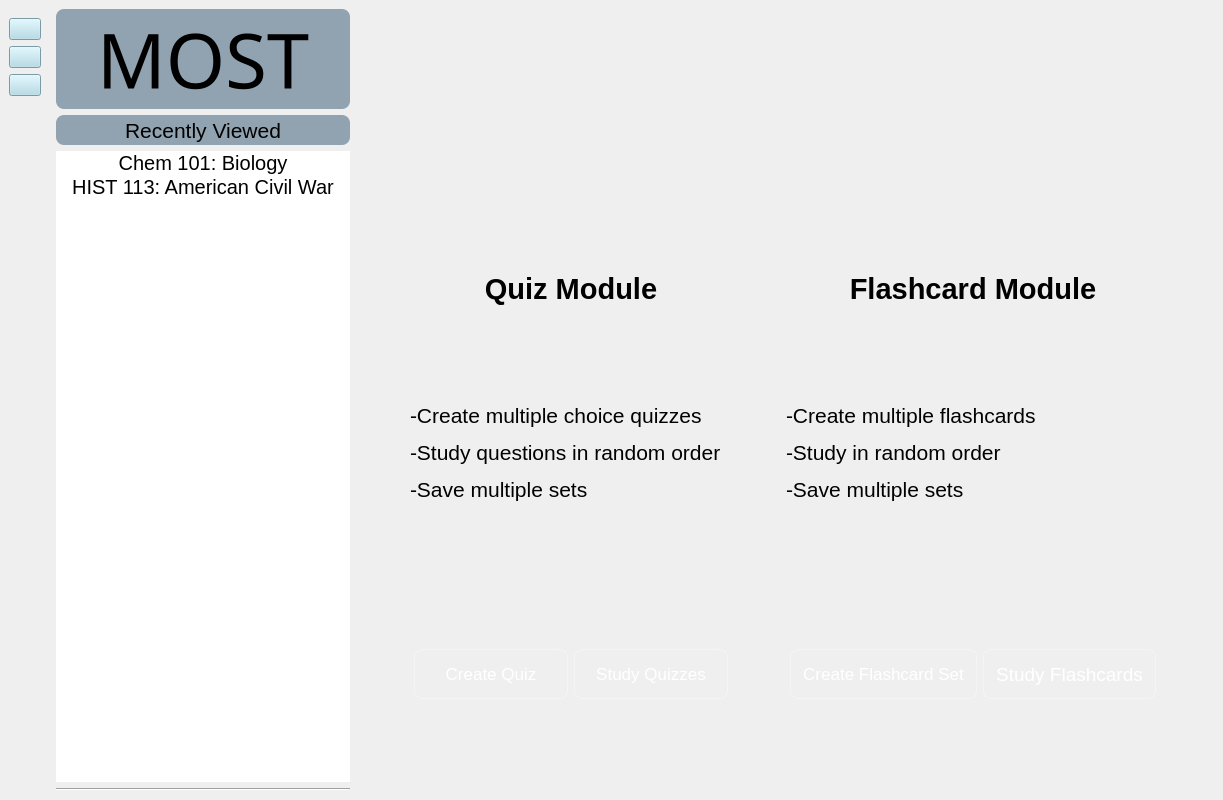
<?xml version="1.0" encoding="UTF-8"?>
<ui version="4.0">
 <class>homePage</class>
 <widget class="QMainWindow" name="homePage">
  <property name="geometry">
   <rect>
    <x>0</x>
    <y>0</y>
    <width>1223</width>
    <height>800</height>
   </rect>
  </property>
  <property name="minimumSize">
   <size>
    <width>1223</width>
    <height>800</height>
   </size>
  </property>
  <property name="maximumSize">
   <size>
    <width>2560</width>
    <height>1440</height>
   </size>
  </property>
  <property name="windowTitle">
   <string>MainWindow</string>
  </property>
  <property name="styleSheet">
   <string notr="true">background-color: qlineargradient(
    x1: 0, y1: 1,   /* Start at bottom */
    x2: 0, y2: 0,   /* End at top */
    stop: 0 #454545,
    stop: 1 #100328
);k

border: 1px black;</string>
  </property>
  <widget class="QWidget" name="centralwidget">
   <layout class="QHBoxLayout" name="horizontalLayout">
    <property name="leftMargin">
     <number>0</number>
    </property>
    <item>
     <widget class="QWidget" name="widget" native="true">
      <property name="maximumSize">
       <size>
        <width>50</width>
        <height>16777215</height>
       </size>
      </property>
      <property name="styleSheet">
       <string notr="true">background-color: qlineargradient(
    x1: 0, y1: 1,   /* Start at bottom */
    x2: 0, y2: 0,   /* End at top */
    stop: 0 #454545,
    stop: 1 #100328
);</string>
      </property>
      <layout class="QVBoxLayout" name="verticalLayout">
       <item>
        <widget class="QPushButton" name="btnHome">
         <property name="sizePolicy">
          <sizepolicy hsizetype="Preferred" vsizetype="Preferred">
           <horstretch>0</horstretch>
           <verstretch>0</verstretch>
          </sizepolicy>
         </property>
         <property name="maximumSize">
          <size>
           <width>40</width>
           <height>160</height>
          </size>
         </property>
         <property name="styleSheet">
          <string notr="true">QPushButton {
color: white;
background-color: lightblue;

}
QPushButton:hover {
    border: 2px solid #888;
border-radius: 6px;
}
</string>
         </property>
         <property name="text">
          <string/>
         </property>
         <property name="icon">
          <iconset>
           <normaloff>:/icons/images/home.png</normaloff>:/icons/images/home.png</iconset>
         </property>
         <property name="iconSize">
          <size>
           <width>21</width>
           <height>21</height>
          </size>
         </property>
        </widget>
       </item>
       <item>
        <widget class="QPushButton" name="btnFlashcards">
         <property name="styleSheet">
          <string notr="true">QPushButton {
color: white;
background-color: lightblue;

}
QPushButton:hover {
    border: 2px solid #888;
border-radius: 6px;
}

</string>
         </property>
         <property name="text">
          <string/>
         </property>
         <property name="icon">
          <iconset>
           <normaloff>:/icons/images/flash-cards.png</normaloff>:/icons/images/flash-cards.png</iconset>
         </property>
         <property name="iconSize">
          <size>
           <width>21</width>
           <height>21</height>
          </size>
         </property>
        </widget>
       </item>
       <item>
        <widget class="QPushButton" name="btnQuizzes">
         <property name="styleSheet">
          <string notr="true">QPushButton {
color: white;
background-color: lightblue;

}
QPushButton:hover {
    border: 2px solid #888;
border-radius: 6px;
}
</string>
         </property>
         <property name="text">
          <string/>
         </property>
         <property name="icon">
          <iconset>
           <normaloff>:/icons/images/quiz.png</normaloff>:/icons/images/quiz.png</iconset>
         </property>
         <property name="iconSize">
          <size>
           <width>21</width>
           <height>21</height>
          </size>
         </property>
        </widget>
       </item>
       <item>
        <spacer name="verticalSpacer_2">
         <property name="orientation">
          <enum>Qt::Orientation::Vertical</enum>
         </property>
         <property name="sizeHint" stdset="0">
          <size>
           <width>20</width>
           <height>40</height>
          </size>
         </property>
        </spacer>
       </item>
      </layout>
     </widget>
    </item>
    <item>
     <layout class="QVBoxLayout" name="verticalLayout_4">
      <item>
       <widget class="QLabel" name="lblMost">
        <property name="sizePolicy">
         <sizepolicy hsizetype="Expanding" vsizetype="Expanding">
          <horstretch>0</horstretch>
          <verstretch>0</verstretch>
         </sizepolicy>
        </property>
        <property name="maximumSize">
         <size>
          <width>350</width>
          <height>100</height>
         </size>
        </property>
        <property name="font">
         <font>
          <family>Freestyle Script</family>
          <pointsize>57</pointsize>
         </font>
        </property>
        <property name="styleSheet">
         <string notr="true">border-radius: 8px;
background-color: #91a3b0;</string>
        </property>
        <property name="text">
         <string>MOST</string>
        </property>
        <property name="alignment">
         <set>Qt::AlignmentFlag::AlignCenter</set>
        </property>
       </widget>
      </item>
      <item>
       <widget class="QLabel" name="lblRecentlyViewd">
        <property name="sizePolicy">
         <sizepolicy hsizetype="Preferred" vsizetype="Preferred">
          <horstretch>0</horstretch>
          <verstretch>0</verstretch>
         </sizepolicy>
        </property>
        <property name="maximumSize">
         <size>
          <width>350</width>
          <height>30</height>
         </size>
        </property>
        <property name="font">
         <font>
          <pointsize>16</pointsize>
         </font>
        </property>
        <property name="styleSheet">
         <string notr="true">
background-color: #91a3b0;
border-radius: 8px;</string>
        </property>
        <property name="text">
         <string>Recently Viewed</string>
        </property>
        <property name="alignment">
         <set>Qt::AlignmentFlag::AlignCenter</set>
        </property>
       </widget>
      </item>
      <item>
       <widget class="QListWidget" name="listRecents">
        <property name="sizePolicy">
         <sizepolicy hsizetype="Preferred" vsizetype="Preferred">
          <horstretch>0</horstretch>
          <verstretch>0</verstretch>
         </sizepolicy>
        </property>
        <property name="minimumSize">
         <size>
          <width>280</width>
          <height>0</height>
         </size>
        </property>
        <property name="maximumSize">
         <size>
          <width>350</width>
          <height>1500</height>
         </size>
        </property>
        <property name="styleSheet">
         <string notr="true">
QListWidget {
    background-color: qlineargradient(
        x1: 0, y1: 0,
        x2: 0, y2: 1,
        stop: 0 #91a3b0,
        stop: 1 #68228b
    );
border-radius: 8px;
}

/* Style individual list items */
QListWidget::item {
    border-radius: 5px;
}

/* Hover effect for items */
QListWidget::item:hover {
    background-color: #7a3dad; /* Solid color or gradient — your choice */
}
</string>
        </property>
        <item>
         <property name="text">
          <string>Chem 101: Biology</string>
         </property>
         <property name="font">
          <font>
           <pointsize>15</pointsize>
          </font>
         </property>
         <property name="textAlignment">
          <set>AlignCenter</set>
         </property>
        </item>
        <item>
         <property name="text">
          <string>HIST 113: American Civil War</string>
         </property>
         <property name="font">
          <font>
           <pointsize>15</pointsize>
          </font>
         </property>
         <property name="textAlignment">
          <set>AlignCenter</set>
         </property>
        </item>
       </widget>
      </item>
      <item>
       <widget class="Line" name="line">
        <property name="orientation">
         <enum>Qt::Orientation::Horizontal</enum>
        </property>
       </widget>
      </item>
     </layout>
    </item>
    <item>
     <spacer name="horizontalSpacer_4">
      <property name="orientation">
       <enum>Qt::Orientation::Horizontal</enum>
      </property>
      <property name="sizeType">
       <enum>QSizePolicy::Policy::Fixed</enum>
      </property>
      <property name="sizeHint" stdset="0">
       <size>
        <width>40</width>
        <height>20</height>
       </size>
      </property>
     </spacer>
    </item>
    <item>
     <spacer name="horizontalSpacer_2">
      <property name="orientation">
       <enum>Qt::Orientation::Horizontal</enum>
      </property>
      <property name="sizeType">
       <enum>QSizePolicy::Policy::Fixed</enum>
      </property>
      <property name="sizeHint" stdset="0">
       <size>
        <width>0</width>
        <height>10</height>
       </size>
      </property>
     </spacer>
    </item>
    <item>
     <widget class="QWidget" name="widget_2" native="true">
      <property name="sizePolicy">
       <sizepolicy hsizetype="Expanding" vsizetype="Preferred">
        <horstretch>0</horstretch>
        <verstretch>0</verstretch>
       </sizepolicy>
      </property>
      <property name="minimumSize">
       <size>
        <width>350</width>
        <height>0</height>
       </size>
      </property>
      <property name="maximumSize">
       <size>
        <width>2000</width>
        <height>16777215</height>
       </size>
      </property>
      <property name="styleSheet">
       <string notr="true">background-color: qlineargradient(
    x1: 0, y1: 0,   
    x2: 0, y2: 1   
    stop: 0 #91a3b0,
    stop: 1 #68228b
);
border-radius: 20px;
margin-top: 25px;
margin-bottom: 25px;</string>
      </property>
      <layout class="QVBoxLayout" name="verticalLayout_2">
       <item alignment="Qt::AlignmentFlag::AlignVCenter">
        <widget class="QPushButton" name="quizIcon">
         <property name="sizePolicy">
          <sizepolicy hsizetype="Preferred" vsizetype="Preferred">
           <horstretch>0</horstretch>
           <verstretch>0</verstretch>
          </sizepolicy>
         </property>
         <property name="styleSheet">
          <string notr="true">padding-left: 40px;
border: none;
background: transparent;</string>
         </property>
         <property name="text">
          <string/>
         </property>
         <property name="icon">
          <iconset>
           <normaloff>:/icons/images/quiz-color.png</normaloff>:/icons/images/quiz-color.png</iconset>
         </property>
         <property name="iconSize">
          <size>
           <width>256</width>
           <height>256</height>
          </size>
         </property>
        </widget>
       </item>
       <item>
        <widget class="QLabel" name="label_3">
         <property name="maximumSize">
          <size>
           <width>16777215</width>
           <height>100</height>
          </size>
         </property>
         <property name="font">
          <font>
           <pointsize>22</pointsize>
           <bold>true</bold>
          </font>
         </property>
         <property name="styleSheet">
          <string notr="true">background: transparent;
</string>
         </property>
         <property name="text">
          <string>Quiz Module</string>
         </property>
         <property name="alignment">
          <set>Qt::AlignmentFlag::AlignCenter</set>
         </property>
        </widget>
       </item>
       <item>
        <spacer name="verticalSpacer_4">
         <property name="orientation">
          <enum>Qt::Orientation::Vertical</enum>
         </property>
         <property name="sizeType">
          <enum>QSizePolicy::Policy::Fixed</enum>
         </property>
         <property name="sizeHint" stdset="0">
          <size>
           <width>20</width>
           <height>0</height>
          </size>
         </property>
        </spacer>
       </item>
       <item>
        <widget class="QLabel" name="lblQuizDescription">
         <property name="sizePolicy">
          <sizepolicy hsizetype="Preferred" vsizetype="Preferred">
           <horstretch>0</horstretch>
           <verstretch>0</verstretch>
          </sizepolicy>
         </property>
         <property name="maximumSize">
          <size>
           <width>16777215</width>
           <height>800</height>
          </size>
         </property>
         <property name="font">
          <font>
           <pointsize>16</pointsize>
          </font>
         </property>
         <property name="styleSheet">
          <string notr="true">background: transparent;
</string>
         </property>
         <property name="text">
          <string>&lt;html&gt;&lt;head/&gt;&lt;body&gt;&lt;p&gt;-Create multiple choice quizzes&lt;/p&gt;&lt;p&gt;-Study questions in random order&lt;/p&gt;&lt;p&gt;-Save multiple sets&lt;/p&gt;&lt;/body&gt;&lt;/html&gt;</string>
         </property>
        </widget>
       </item>
       <item>
        <widget class="QWidget" name="widget_4" native="true">
         <property name="styleSheet">
          <string notr="true">background-color: transparent;</string>
         </property>
         <layout class="QHBoxLayout" name="horizontalLayout_2">
          <item>
           <widget class="QPushButton" name="createMultipleChoiceButton">
            <property name="sizePolicy">
             <sizepolicy hsizetype="Preferred" vsizetype="Preferred">
              <horstretch>0</horstretch>
              <verstretch>0</verstretch>
             </sizepolicy>
            </property>
            <property name="minimumSize">
             <size>
              <width>0</width>
              <height>0</height>
             </size>
            </property>
            <property name="maximumSize">
             <size>
              <width>200</width>
              <height>100</height>
             </size>
            </property>
            <property name="font">
             <font>
              <pointsize>13</pointsize>
             </font>
            </property>
            <property name="styleSheet">
             <string notr="true">QPushButton {
    background-color: transparent;
    border: 1px solid rgba(255, 255, 255, 80);  /* subtle white border */
    border-radius: 8px;
    color: white;
    padding: 6px 12px;
}

QPushButton:hover {
    background-color: rgba(255, 255, 255, 30);  /* light white overlay */
    border: 1px solid rgba(255, 255, 255, 120); /* stronger border on hover */
    border-radius: 8px;
}

QPushButton:pressed {
    background-color: rgba(255, 255, 255, 50);
}
</string>
            </property>
            <property name="text">
             <string>Create Quiz</string>
            </property>
           </widget>
          </item>
          <item>
           <widget class="QPushButton" name="studyMultipleChoiceButton">
            <property name="sizePolicy">
             <sizepolicy hsizetype="Preferred" vsizetype="Preferred">
              <horstretch>0</horstretch>
              <verstretch>0</verstretch>
             </sizepolicy>
            </property>
            <property name="maximumSize">
             <size>
              <width>200</width>
              <height>100</height>
             </size>
            </property>
            <property name="font">
             <font>
              <pointsize>13</pointsize>
             </font>
            </property>
            <property name="styleSheet">
             <string notr="true">QPushButton {
    background-color: transparent;
    border: 1px solid rgba(255, 255, 255, 80);  /* subtle white border */
    border-radius: 8px;
    color: white;
    padding: 6px 12px;
}

QPushButton:hover {
    background-color: rgba(255, 255, 255, 30);  /* light white overlay */
    border: 1px solid rgba(255, 255, 255, 120); /* stronger border on hover */
    border-radius: 8px;
}

QPushButton:pressed {
    background-color: rgba(255, 255, 255, 50);
}
</string>
            </property>
            <property name="text">
             <string>Study Quizzes</string>
            </property>
           </widget>
          </item>
         </layout>
        </widget>
       </item>
      </layout>
     </widget>
    </item>
    <item>
     <spacer name="horizontalSpacer">
      <property name="orientation">
       <enum>Qt::Orientation::Horizontal</enum>
      </property>
      <property name="sizeType">
       <enum>QSizePolicy::Policy::Fixed</enum>
      </property>
      <property name="sizeHint" stdset="0">
       <size>
        <width>20</width>
        <height>10</height>
       </size>
      </property>
     </spacer>
    </item>
    <item>
     <widget class="QWidget" name="widget_3" native="true">
      <property name="sizePolicy">
       <sizepolicy hsizetype="Expanding" vsizetype="Preferred">
        <horstretch>0</horstretch>
        <verstretch>0</verstretch>
       </sizepolicy>
      </property>
      <property name="minimumSize">
       <size>
        <width>350</width>
        <height>0</height>
       </size>
      </property>
      <property name="maximumSize">
       <size>
        <width>2000</width>
        <height>16777215</height>
       </size>
      </property>
      <property name="styleSheet">
       <string notr="true">background-color: qlineargradient(
    x1: 0, y1: 0,   /* Start at bottom */
    x2: 0, y2: 1   /* End at top */
    stop: 0 #91a3b0,
    stop: 1 #68228b
);
border-radius: 20px;
margin-top: 25px;
margin-bottom: 25px;</string>
      </property>
      <layout class="QVBoxLayout" name="verticalLayout_3">
       <item>
        <spacer name="verticalSpacer">
         <property name="orientation">
          <enum>Qt::Orientation::Vertical</enum>
         </property>
         <property name="sizeType">
          <enum>QSizePolicy::Policy::Fixed</enum>
         </property>
         <property name="sizeHint" stdset="0">
          <size>
           <width>20</width>
           <height>0</height>
          </size>
         </property>
        </spacer>
       </item>
       <item>
        <widget class="QPushButton" name="flashcardIcon">
         <property name="sizePolicy">
          <sizepolicy hsizetype="Expanding" vsizetype="Preferred">
           <horstretch>0</horstretch>
           <verstretch>0</verstretch>
          </sizepolicy>
         </property>
         <property name="styleSheet">
          <string notr="true">border: none;
background: transparent;
border-radius: 12px;</string>
         </property>
         <property name="text">
          <string/>
         </property>
         <property name="icon">
          <iconset>
           <normaloff>:/icons/images/flash-card.png</normaloff>:/icons/images/flash-card.png</iconset>
         </property>
         <property name="iconSize">
          <size>
           <width>256</width>
           <height>256</height>
          </size>
         </property>
        </widget>
       </item>
       <item>
        <widget class="QLabel" name="lbFlashcardModule">
         <property name="sizePolicy">
          <sizepolicy hsizetype="Preferred" vsizetype="Preferred">
           <horstretch>0</horstretch>
           <verstretch>0</verstretch>
          </sizepolicy>
         </property>
         <property name="maximumSize">
          <size>
           <width>16777215</width>
           <height>100</height>
          </size>
         </property>
         <property name="font">
          <font>
           <pointsize>22</pointsize>
           <bold>true</bold>
          </font>
         </property>
         <property name="styleSheet">
          <string notr="true">background: transparent;
</string>
         </property>
         <property name="text">
          <string>Flashcard Module</string>
         </property>
         <property name="alignment">
          <set>Qt::AlignmentFlag::AlignCenter</set>
         </property>
        </widget>
       </item>
       <item>
        <widget class="QLabel" name="lblFlashCardDescription">
         <property name="sizePolicy">
          <sizepolicy hsizetype="Preferred" vsizetype="Preferred">
           <horstretch>0</horstretch>
           <verstretch>0</verstretch>
          </sizepolicy>
         </property>
         <property name="font">
          <font>
           <pointsize>16</pointsize>
          </font>
         </property>
         <property name="styleSheet">
          <string notr="true">background: transparent;</string>
         </property>
         <property name="text">
          <string>&lt;html&gt;&lt;head/&gt;&lt;body&gt;&lt;p&gt;-Create multiple flashcards&lt;/p&gt;&lt;p&gt;-Study in random order&lt;/p&gt;&lt;p&gt;-Save multiple sets&lt;/p&gt;&lt;/body&gt;&lt;/html&gt;</string>
         </property>
        </widget>
       </item>
       <item>
        <widget class="QWidget" name="widget_5" native="true">
         <property name="styleSheet">
          <string notr="true">background-color: transparent;</string>
         </property>
         <layout class="QHBoxLayout" name="horizontalLayout_3">
          <item>
           <widget class="QPushButton" name="createFlashCardButton">
            <property name="sizePolicy">
             <sizepolicy hsizetype="Preferred" vsizetype="Preferred">
              <horstretch>0</horstretch>
              <verstretch>0</verstretch>
             </sizepolicy>
            </property>
            <property name="maximumSize">
             <size>
              <width>300</width>
              <height>100</height>
             </size>
            </property>
            <property name="font">
             <font>
              <pointsize>13</pointsize>
             </font>
            </property>
            <property name="styleSheet">
             <string notr="true">QPushButton {
    background-color: transparent;
    border: 1px solid rgba(255, 255, 255, 80);  /* subtle white border */
    border-radius: 8px;
    color: white;
    padding: 6px 12px;
}

QPushButton:hover {
    background-color: rgba(255, 255, 255, 30);  /* light white overlay */
    border: 1px solid rgba(255, 255, 255, 120); /* stronger border on hover */
    border-radius: 8px;
}

QPushButton:pressed {
    background-color: rgba(255, 255, 255, 50);
}
</string>
            </property>
            <property name="text">
             <string>Create Flashcard Set</string>
            </property>
           </widget>
          </item>
          <item>
           <widget class="QPushButton" name="studyFlashCardsButton">
            <property name="sizePolicy">
             <sizepolicy hsizetype="Preferred" vsizetype="Preferred">
              <horstretch>0</horstretch>
              <verstretch>0</verstretch>
             </sizepolicy>
            </property>
            <property name="maximumSize">
             <size>
              <width>400</width>
              <height>100</height>
             </size>
            </property>
            <property name="font">
             <font>
              <pointsize>14</pointsize>
             </font>
            </property>
            <property name="styleSheet">
             <string notr="true">QPushButton {
    background-color: transparent;
    border: 1px solid rgba(255, 255, 255, 80);  /* subtle white border */
    border-radius: 8px;
    color: white;
    padding: 6px 12px;
}

QPushButton:hover {
    background-color: rgba(255, 255, 255, 30);  /* light white overlay */
    border: 1px solid rgba(255, 255, 255, 120); /* stronger border on hover */
    border-radius: 8px;
}

QPushButton:pressed {
    background-color: rgba(255, 255, 255, 50);
}
</string>
            </property>
            <property name="text">
             <string>Study Flashcards</string>
            </property>
           </widget>
          </item>
         </layout>
        </widget>
       </item>
      </layout>
     </widget>
    </item>
    <item>
     <spacer name="horizontalSpacer_3">
      <property name="orientation">
       <enum>Qt::Orientation::Horizontal</enum>
      </property>
      <property name="sizeType">
       <enum>QSizePolicy::Policy::Fixed</enum>
      </property>
      <property name="sizeHint" stdset="0">
       <size>
        <width>40</width>
        <height>20</height>
       </size>
      </property>
     </spacer>
    </item>
   </layout>
  </widget>
 </widget>
 <resources/>
 <connections/>
</ui>
